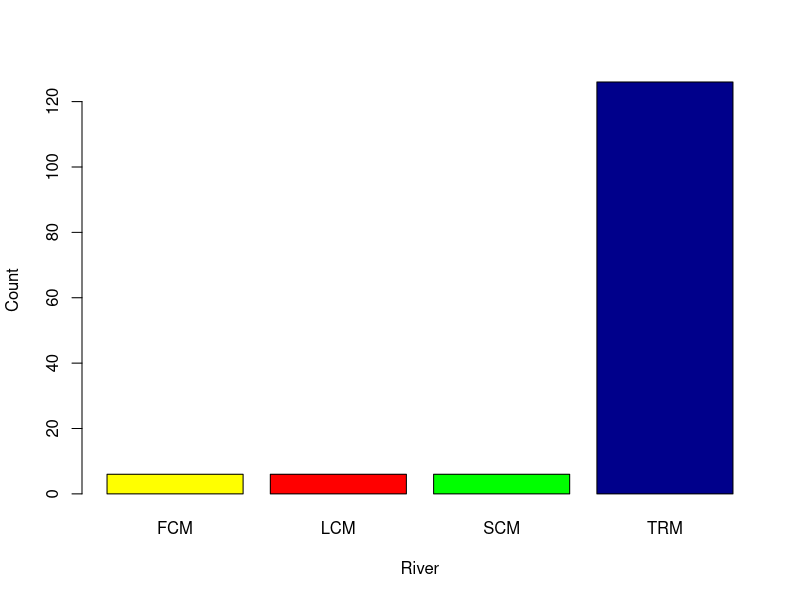
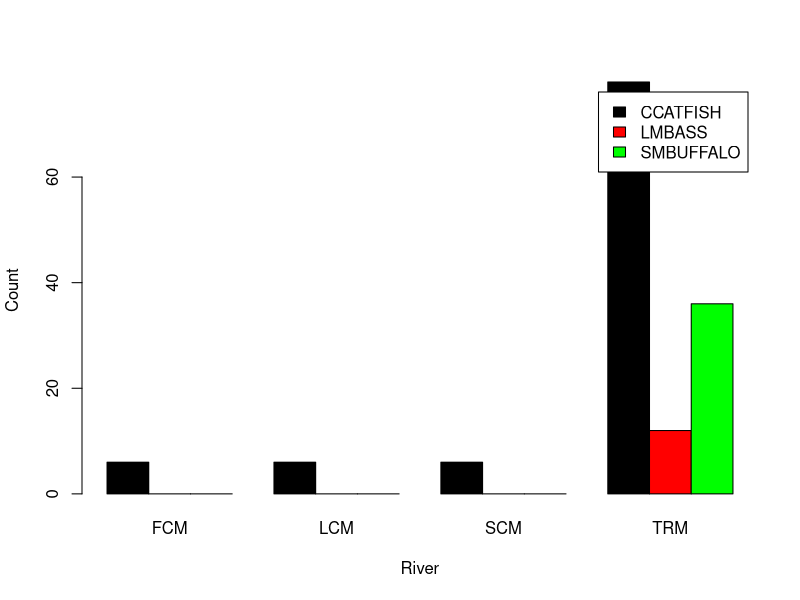
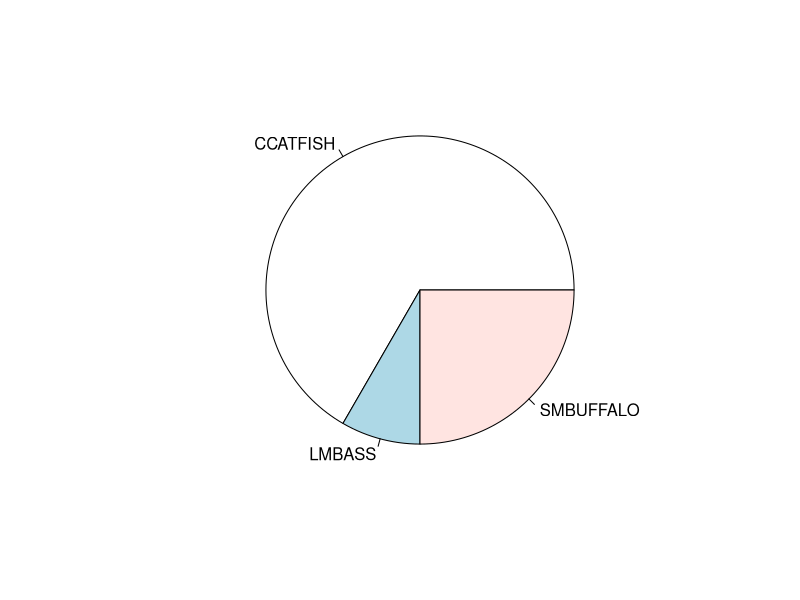
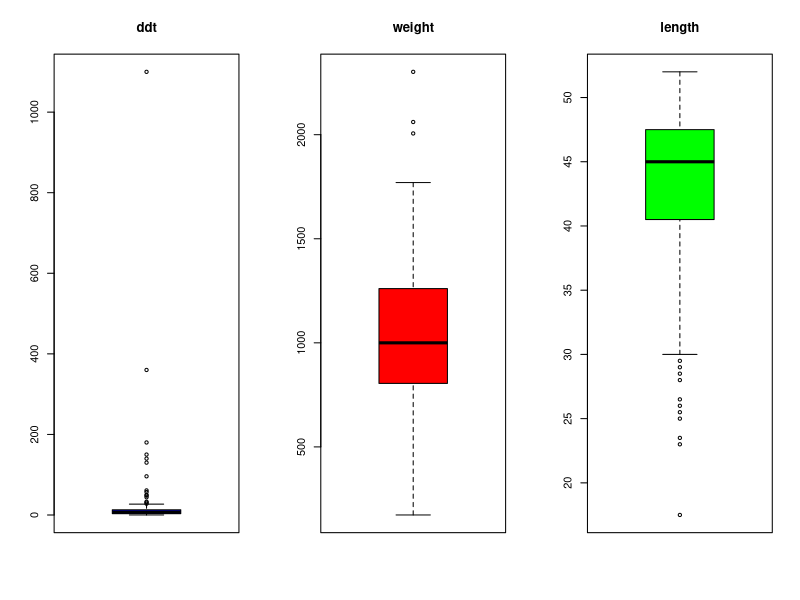
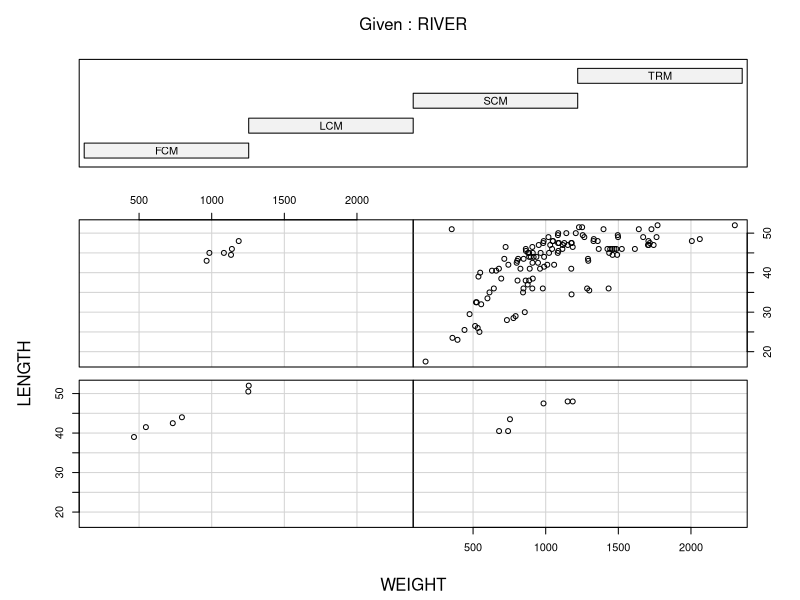
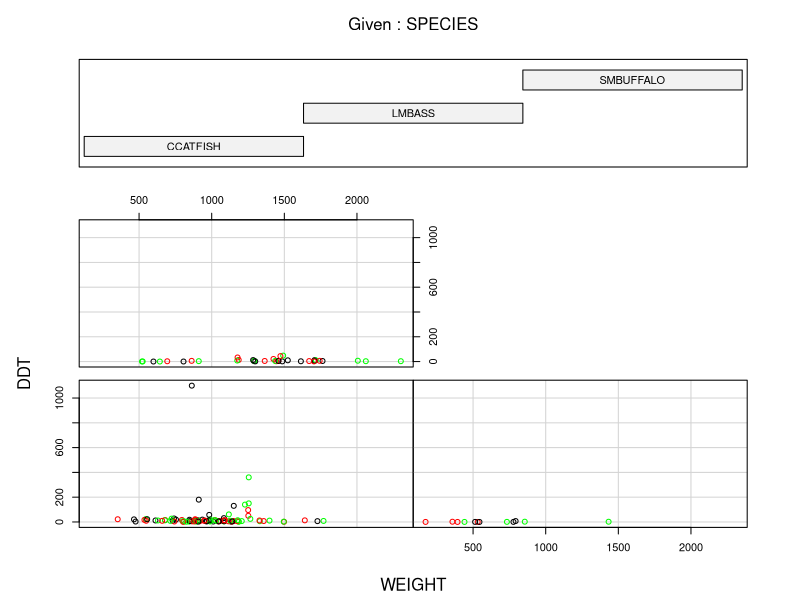

Generate these figures, in order, with R:
## ---- chunk 1
knitr::opts_chunk$set(echo = TRUE)
## ---- chunk 2
getwd()
## ---- chunk 3
ddt = read.csv('DDT.csv')
head(ddt)
## ---- chunk 4
col_names = colnames(ddt)

qual <- c()
quant <- c()

for (i in c(1:6)) {
  if ( class(ddt[1,i]) == 'factor') {
    qual <- append(qual, col_names[i])
  } else {
    quant <- append(quant, col_names[i])
  }
}

paste('The qualitative variabels in ddt are ', toString(qual))
paste('the quantitative variables in ddt are ', toString(quant))

n_species <- nlevels(ddt[,"SPECIES"])
paste('there are in total ', n_species, ' number of species')

#the first subset is to gather SPECIES == LMBASS and CCATFISH with weight > 800 gr
subset_species <- ddt[ddt$SPECIES == "LMBASS" | ddt$SPECIES == "CCATFISH" ,]
subset_weight <- subset(subset_species, subset = WEIGHT > 800)

#the second subset is to gather RIVER == SCM with DDT > 10
subset_river <- ddt[ddt$RIVER == "SCM",]
subset_ddt <- subset(subset_river, subset = DDT > 4.0)
## ---- chunk 5
library(dplyr)
library(ggplot2)

table_river <- table(ddt$RIVER)
barplot(table_river, col = c("yellow", "red", "green", "dark blue"), xlab = "River", ylab = "Count")

table_fishcross <- table(ddt$SPECIES, ddt$RIVER)
barplot(table_fishcross, beside = T, col = c("black", "red", "green"), legend = rownames(table_fishcross), 
         xlab = "River", ylab = "Count")
## ---- chunk 6
fish_species <- table(ddt$SPECIES)
pie(fish_species)
## ---- chunk 7
layout(matrix(c(1,2,3),nr=1,nc=3))
boxplot(ddt$DDT, col = 'blue', main = 'ddt')
boxplot(ddt$WEIGHT, col = 'red', main = 'weight')
boxplot(ddt$LENGTH, col = 'green', main = 'length')
## ---- chunk 8
coplot(LENGTH ~ WEIGHT | RIVER, data = ddt)
coplot(DDT ~ WEIGHT | SPECIES, data = ddt, col = c("black", "red", "green"))
